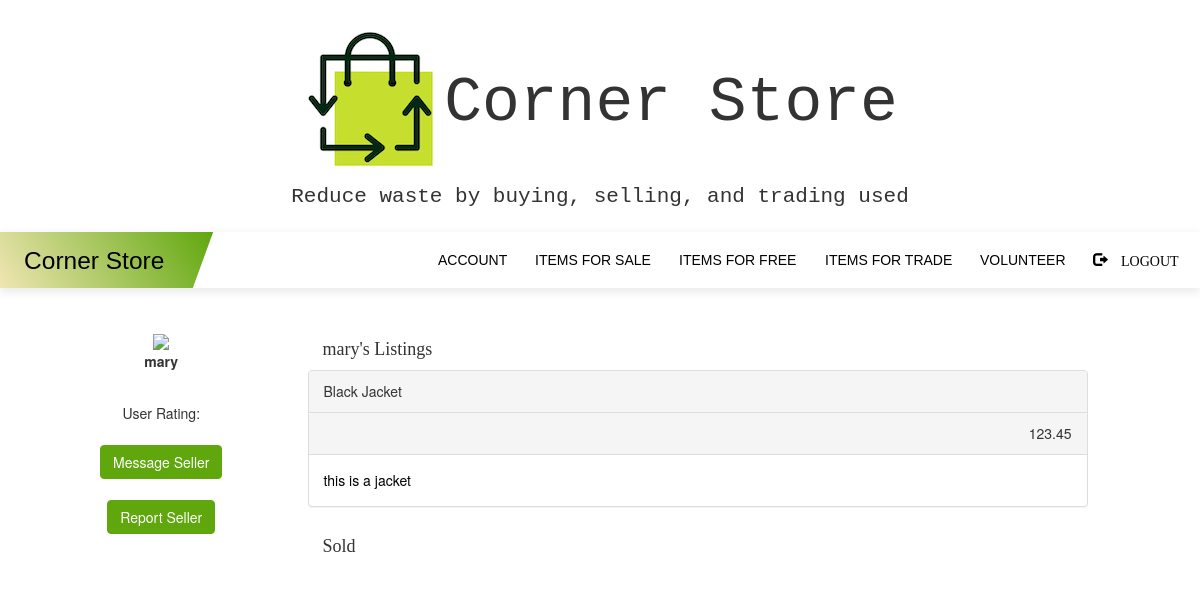
The app's page /viewprofile/3 (signed in), older data.
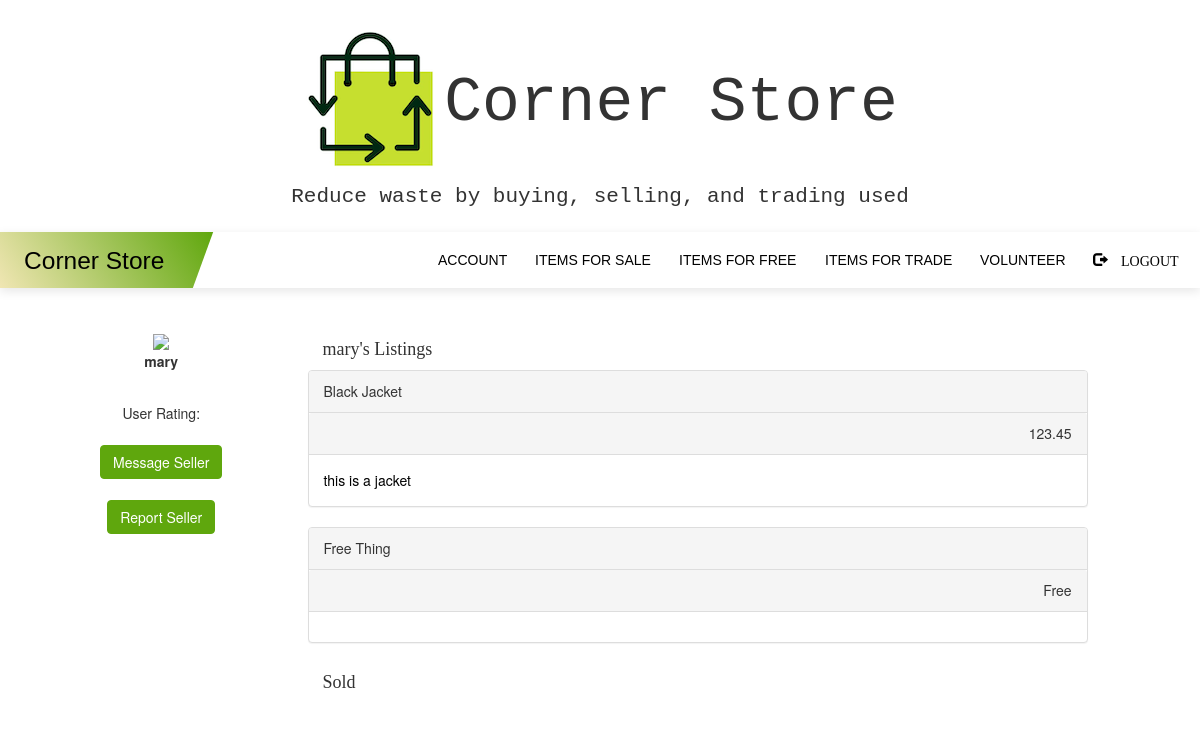
The same page, newer data.
### myapp/models.py (models this page shows, shortened)
class Listing(db.Model):
    id = db.Column(db.Integer, primary_key=True)
    image_file = db.Column(db.String(20),nullable=False,default='default.jpg')
    name = db.Column(db.String(64))
    description = db.Column(db.String(512))
    location = db.Column(db.Integer)
    agency = db.Column(db.String(128))
    warehouse = db.Column(db.Boolean, default=False)
    free = db.Column(db.Boolean, default=False)
    price = db.Column(db.Float, default=0.00)
    trade = db.Column(db.Boolean, default=False)
    user_id = db.Column(db.Integer, db.ForeignKey('users.id'))
    status = db.Column(db.String, default='For Sale')

### myapp/routes.py (the view)
@myapp_obj.route('/viewprofile/<int:val>')
def viewProfile(val):
    user_id = val
    user = User.query.get(val)
    print(user)
    listings = Listing.query.filter(Listing.user_id==user_id)
    count = Listing.query.filter(Listing.user_id==user_id).count()
    sold = Listing.query.filter(Listing.user_id==user_id and Listing.status=='Sold').count()
    return render_template('viewprofile.html', user=user, count=count, sold=sold, listings=listings)

### myapp/models.py (called while the page is built)
@login.user_loader
def load_user(id):
    return User.query.get(int(id))

    def __repr__(self):
        return f'{self.username}'

### myapp/templates/viewprofile.html (shortened to what this page needs)
{% extends "base.html" %}
{% block content %}
<br><br>
<div class="container rounded bg-white mt-5 mb-5">
    <div class="row">
        <div class="col-md-3 border-right">
            <div class="d-flex flex-column align-items-center text-center p-3 py-5">
                <img class="rounded-circle mt-5" width="150px" src="https://st3.depositphotos.com/15648834/17930/v/600/depositphotos_179308454-stock-illustration-unknown-person-silhouette-glasses-profile.jpg">
                <br> <center><strong><span class="font-weight-bold"> {{ user.username}}</span></strong>
                <br><span> User Rating: </span> <br><br>
                <span><a href="/listings"> <button type="button" class="btn btn-primary">Message Seller</button> </a></span><br><br>
                <span><a href="/report/{{user.id}}"><button type="button" class="btn btn-primary">Report Seller</button></a></span>
            </center>
            </div>
        </div>
        <div class="col-md-8 border-right">
            <div class="p-3 py-5">
                <h4 style='font-family: Monaco;'>{{ user.username}}'s Listings</h4>
                <div class="row mt-2">
                  {% if count > 0 %}
                    {% for i in listings %}
                        {% if i.status == 'For Sale' %}
                        <a href="/managelistings/{{i.id}}">
                        <div class="panel panel-default">
                          <div class="panel-heading">
                            <div class="col">{{ i.name }}</div>
                        </div>
                        <div class="panel-heading">
                                <div class='col', style="text-align:right">
                            {% if i.price==0.00 %}
                                Free
                            {% else %}
                                {{i.price }}
                            {% endif %}
                        </div>
                    </div>
                          <div class="panel-body">
                            {{ i.description }} </div>
                        </div>
                    </a>
                        {% endif %}
                    {% endfor %}
                    {% else %}
                    <div class='well'>
                    <p> None </p>
                  </div>
                    {% endif %}
                  </div>
                    <div class="p-3 py-5">
                    <h4 style='font-family: Monaco;'>Sold</h4>
            </div>
        </div>
        <div class="col-md-4">
        </div>
    </div>
</div>
</div>
{% endblock %}

Row changes from the older to the newer data that the page shows:
added Listing: name "Free Thing", price "Free"
